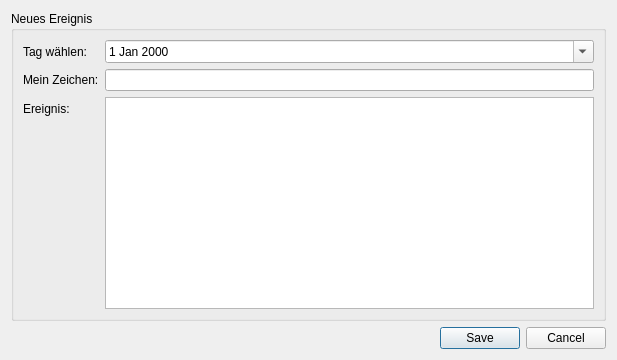
<?xml version="1.0" encoding="UTF-8"?>
<ui version="4.0">
 <class>NewEreignisDialog</class>
 <widget class="QDialog" name="NewEreignisDialog">
  <property name="geometry">
   <rect>
    <x>0</x>
    <y>0</y>
    <width>617</width>
    <height>360</height>
   </rect>
  </property>
  <property name="windowTitle">
   <string>Dialog</string>
  </property>
  <layout class="QVBoxLayout" name="verticalLayout">
   <item>
    <widget class="QGroupBox" name="groupBox">
     <property name="maximumSize">
      <size>
       <width>850</width>
       <height>16777215</height>
      </size>
     </property>
     <property name="title">
      <string>Neues Ereignis</string>
     </property>
     <layout class="QFormLayout" name="formLayout">
      <property name="fieldGrowthPolicy">
       <enum>QFormLayout::AllNonFixedFieldsGrow</enum>
      </property>
      <item row="0" column="0">
       <widget class="QLabel" name="label">
        <property name="text">
         <string>Tag wählen:</string>
        </property>
       </widget>
      </item>
      <item row="0" column="1">
       <widget class="QDateEdit" name="dateEdit">
        <property name="calendarPopup">
         <bool>true</bool>
        </property>
       </widget>
      </item>
      <item row="3" column="0">
       <widget class="QLabel" name="label_2">
        <property name="text">
         <string>Mein Zeichen:</string>
        </property>
       </widget>
      </item>
      <item row="3" column="1">
       <widget class="QLineEdit" name="MAZeichen"/>
      </item>
      <item row="4" column="0">
       <widget class="QLabel" name="label_3">
        <property name="text">
         <string>Ereignis:</string>
        </property>
       </widget>
      </item>
      <item row="4" column="1">
       <widget class="QTextEdit" name="EreignisText">
        <property name="autoFormatting">
         <set>QTextEdit::AutoAll</set>
        </property>
        <property name="readOnly">
         <bool>false</bool>
        </property>
       </widget>
      </item>
     </layout>
    </widget>
   </item>
   <item>
    <widget class="QDialogButtonBox" name="buttonBox">
     <property name="orientation">
      <enum>Qt::Horizontal</enum>
     </property>
     <property name="standardButtons">
      <set>QDialogButtonBox::Cancel|QDialogButtonBox::Save</set>
     </property>
    </widget>
   </item>
  </layout>
 </widget>
 <resources/>
 <connections>
  <connection>
   <sender>buttonBox</sender>
   <signal>accepted()</signal>
   <receiver>NewEreignisDialog</receiver>
   <slot>accept()</slot>
   <hints>
    <hint type="sourcelabel">
     <x>248</x>
     <y>254</y>
    </hint>
    <hint type="destinationlabel">
     <x>157</x>
     <y>274</y>
    </hint>
   </hints>
  </connection>
  <connection>
   <sender>buttonBox</sender>
   <signal>rejected()</signal>
   <receiver>NewEreignisDialog</receiver>
   <slot>reject()</slot>
   <hints>
    <hint type="sourcelabel">
     <x>316</x>
     <y>260</y>
    </hint>
    <hint type="destinationlabel">
     <x>286</x>
     <y>274</y>
    </hint>
   </hints>
  </connection>
 </connections>
</ui>
